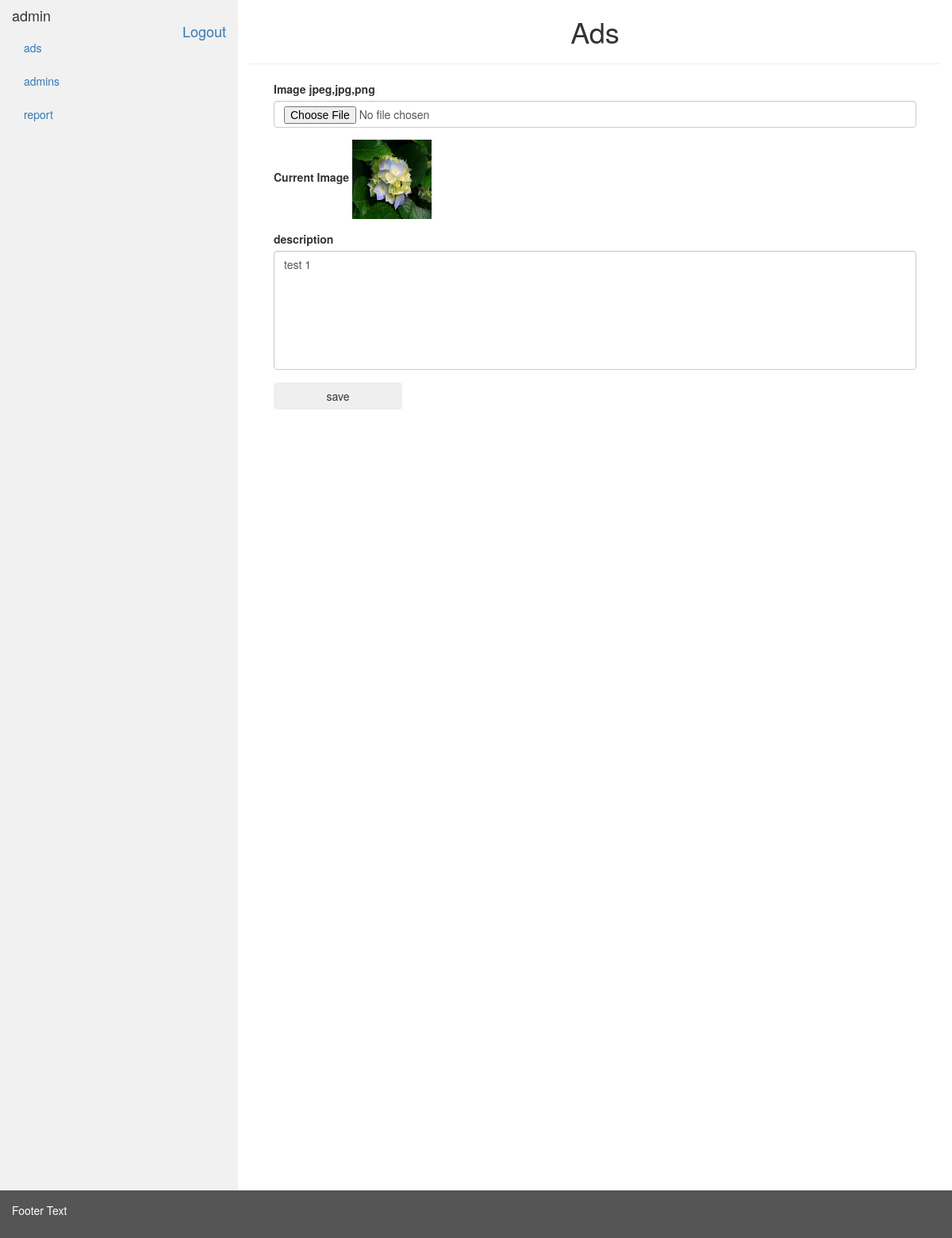
The app's page /admin/ads_edit.php?id=8 (signed in) with its own data.
### tables this page shows
CREATE TABLE `ads` (
  `id` int(11) NOT NULL,
  `image` varchar(100) NOT NULL,
  `description` text NOT NULL,
  `created_at` timestamp NOT NULL DEFAULT CURRENT_TIMESTAMP,
  `created_by` int(11) NOT NULL
);

### classes/Strategy.php (called while the page is built, shortened)
<?php
class userPrivellage implements privellageStrategy {
  public function privellage($privellage) {
    return json_decode($privellage) ;
  }
}
class PrivellageClass {
  public $privellage =[];
  public function __construct($privellage ,$page='',$type='') {
    $this->privellage = $privellage;
  }
  public function getPrivellage() {
    $newUserPrivellage = new userPrivellage();
    $privellage = $newUserPrivellage->privellage($this->privellage);
    return $privellage;
  }
}
?>

### classes/DBSettings.php (called while the page is built, shortened)
<?php
class DatabaseSettings
{
function getSettings()
{
$settings['dbhost'] = 'localhost';
$settings['dbname'] = 'task';
$settings['dbusername'] = 'root';
$settings['dbpassword'] = '';
return $settings;
}
}
?>

### classes/DBClass.php (called while the page is built, shortened)
<?php
require_once( 'DBSettings.php' );
class DBClass extends DatabaseSettings
{
	var $link;
	function __construct()
	{
		$settings = DatabaseSettings::getSettings();
		$host = $settings['dbhost'];
		$name = $settings['dbname'];
		$user = $settings['dbusername'];
		$pass = $settings['dbpassword'];
		$this->link = new mysqli( $host , $user , $pass , $name );
	}
	function query( $query )
	{
		return $this->link->query( $query );
	}
	function fetchAll( $result , $resultType = MYSQLI_ASSOC )
	{
		return $result->fetch_all( $resultType );
	}
	function sql_error()
	{
		if( empty( $error ) )
		{
			return false;
		}else{
		return $errno . ' : ' . $error;
		}
	}
}
?>

### classes/Functions.php (called while the page is built, shortened)
<?php
require_once( 'DBClass.php' );
class Core extends DBClass
{
	public function get_where($table = 'ads',$selected='*',$cond = array(),$orders=array(),$limit=0)
	{
		$query = "SELECT $selected FROM $table ";
		if (count($cond) > 0 ) {
			$index = 0;
			foreach ($cond as $key => $value) {
				$index++;
				if ($index == 1) {
					$query .= " WHERE $key = '$value' ";
				}else{
					$query .= " AND $key = '$value' ";
				}
			}
		}
		$data = $this->query($query);
		$error = $this->sql_error($query);
		if ($error) {
			echo $error;
			die();
		}elseif ($data->num_rows == 0 ) {
			return false;
		}else{
			$data = $this->fetchAll($data);
			return $data;
		}
	}
}

### admin/ads_edit.php (the view, shortened to what this page needs)
<?php
require 'header.php';
require_once( '../classes/Strategy.php' );
require_once( '../classes/Functions.php' );
$core = new Core();
$table = 'ads';
$data=array();
if (isset($_GET['id'])) {
 $data = $core->get_where($table,'*',array('id'=>$_GET['id']));
}
$all_admin_privellage = new PrivellageClass($_SESSION['admin_privellage']);
$all_admin_privellage = $all_admin_privellage->getPrivellage();
?>
<div class="col-sm-3 sidenav">
	<h4><?=$_SESSION['admin_username']?> <br><a class="pull-right" href="logout.php">Logout</a> </h4>
	<ul class="nav nav-pills nav-stacked">
		<?php
		foreach ($all_admin_privellage as $key => $value) {
			echo '<li><a href="index.php?page='.$key.'">'.$key.'</a></li>';
		}
		?>
	</ul><br>
</div>
<div class="col-sm-9">
 <h1 class="text-center">Ads</h1>
 <hr>
 <div class="col-lg-12">
</div>
<div class="col-lg-12">
  <form action="" enctype="multipart/form-data" method="POST" id="adsForm">
    <div class="col-md-12">
      <div class="form-group">
        <label for=""> Image jpeg,jpg,png</label>
        <input type="file" name="image" class="form-control"  required="required">
      </div>
      <?php
      if (count($data)>0) {
        ?>
        <div class="form-group">
          <label for=""> Current Image</label>
          <img src="../uploads/<?=$data[0]['image']?>" style="width: 100px;height: 100px">
        </div>
        <?php
      }
      ?>
    </div>
    <div class="col-md-12">
      <div class="form-group">
        <label for="">description</label>
        <textarea name="description" class="form-control" rows="3" style="height: 150px;resize: none;" ><?php
        if (count($data)>0) {
          echo $data[0]['description'];
        }
        ?> </textarea>
      </div>
    </div>
    <div class="col-md-12" id="form_error">
    </div>
    <div class="col-md-12">
      <div class="form-group" id="contactResult">
        <button type="submit" class="btn btn-submit" id="send_data" style="width: 20%;">save</button>
      </div>
    </div>
  </form>
</div>
</div>
<?php
require 'footer.php';
?>

### admin/header.php (style rules this page uses)
.sidenav { background-color: #f1f1f1; height: 100%; }

### records on screen
ads: image (picture), description "test 1"

### other values on screen
$_SESSION['admin_username'] "admin"
$key "ads"
$key "admins"
$key "report"
